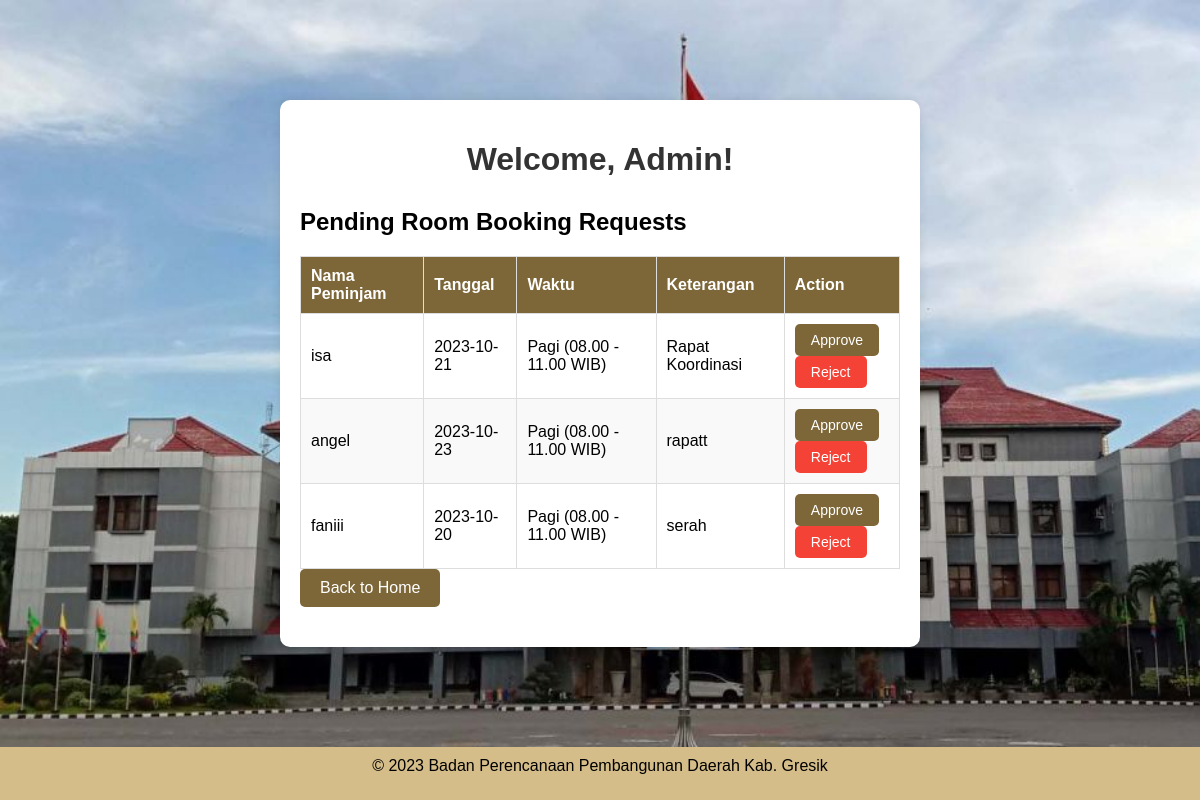
/admin.php (signed in), run on an earlier commit of the app's database.
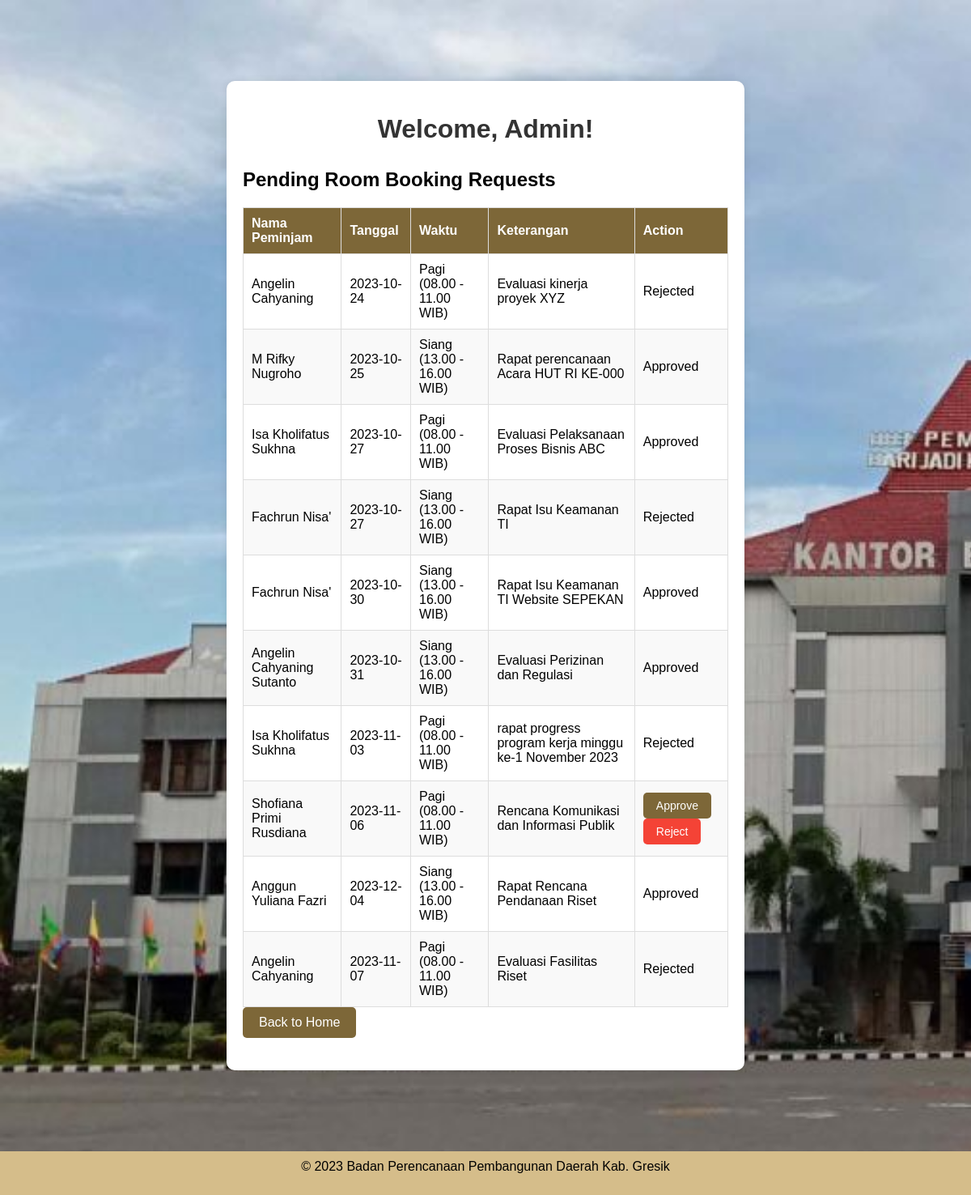
And on a later commit of the database.
### tables this page shows
CREATE TABLE `form` (
  `id` int(11) NOT NULL,
  `name` varchar(50) DEFAULT NULL,
  `date` date DEFAULT NULL,
  `time` varchar(30) DEFAULT NULL,
  `description` varchar(500) DEFAULT NULL,
  `status` varchar(15) NOT NULL
);

### admin.php (the view, shortened to what this page needs)
<?php
require "dbh.inc.php";
$query = "SELECT id, name, date, time, description, status FROM form";
$result = mysqli_query($koneksi, $query);
?>
<!DOCTYPE html>
<html>
<head>
    <link rel="stylesheet" type="text/css" href="style.css">
</head>
<body>
<div class="container admin">
<h1>Welcome, Admin!</h1>
        <div class="pending-requests">
            <h2>Pending Room Booking Requests</h2>
            <table>
                <thead>
                    <tr>
                        <th>Nama Peminjam</th>
                        <th>Tanggal</th>
                        <th>Waktu</th>
                        <th>Keterangan</th>
                        <th>Action</th>
                    </tr>
                </thead>
                <tbody>
                    <?php
                    while ($row = mysqli_fetch_assoc($result)) {
                        echo "<tr>";
                        echo "<td>" . $row['name'] . "</td>";
                        echo "<td>" . $row['date'] . "</td>";
                        echo "<td>" . $row['time'] . "</td>";
                        echo "<td>" . $row['description'] . "</td>";
                        echo '<td>';
                        if ($row['status'] == 'Approved' || $row['status'] == 'Rejected') {
                            echo $row['status'];
                        } else {
                            echo '<form method="post">';
                            echo '<button type="submit" class="approve-btn">Approve</button>';
                            echo '</form>';
                            echo '<form method="post">';
                            echo '<button type="submit" class="reject-btn">Reject</button>';
                            echo '</form>';
                        }
                        echo '</td>';
                        echo '</tr>';
                    }
                    ?>
                </tbody>
            </table>
            <div class="back-to-index">
            <a href="index.php" class="btn-back-to-index">Back to Home</a>
        </div>
        </div>
    </div>
</body>
<?php
require 'footer.php';
?>
</html>

### footer.php (shortened to what this page needs)
<footer class="footer"><center>
	&copy; 2023 Badan Perencanaan Pembangunan Daerah Kab. Gresik</p></center>
	 </footer>

### style.css (style rules this page uses)
body { font-family: Arial, sans-serif; margin: 0; padding: 0; background-color: #f5f5f5; background-image: url('Pemkab.jpg'); background-repeat: no-repeat; background-size: cover; }
.container { max-width: 600px; margin: 100px auto; padding: 20px; background-color: #fff; border-radius: 10px; box-shadow: 0 0 10px rgba(0, 0, 0, 0.1); text-align: center; }
.container h1 { margin-bottom: 30px; color: #333; }
.container.admin { max-width: 600px; margin: 100px auto; padding: 20px; background-color: #fff; border-radius: 10px; box-shadow: 0 0 10px rgba(0, 0, 0, 0.1); text-align: center; }
.container.admin h1 { margin-bottom: 30px; color: #333; }
.pending-requests { text-align: left; margin-bottom: 20px; }
.pending-requests table { width: 100%; border-collapse: collapse; }
.pending-requests th, .pending-requests td { border: 1px solid #ddd; padding: 10px; text-align: left; }
.pending-requests th { background-color: #7d6738; color: white; }
.pending-requests tr:nth-child(even) { background-color: #f9f9f9; }
.approve-btn, .reject-btn { padding: 8px 16px; margin-right: 10px; border: none; cursor: pointer; border-radius: 5px; font-size: 14px; }
.approve-btn { background-color: #7d6738; color: white; }
.reject-btn { background-color: #f44336; color: white; }
form { text-align: left; }
.btn-back-to-index { display: inline-block; padding: 10px 20px; font-size: 16px; text-decoration: none; color: #fff; background-color: #7d6738; border-radius: 5px; transition: background-color 0.3s; }
.footer { padding: 10px; margin: 0px; background-color: #d5bd8a; }

What changed in the data, as far as the page shows it:
removed form: name "isa", date "2023-10-21", time "Pagi (08.00 - 11.00 WIB)", description "Rapat Koordinasi"
removed form: name "angel", date "2023-10-23", time "Pagi (08.00 - 11.00 WIB)", description "rapatt"
removed form: name "faniii", date "2023-10-20", time "Pagi (08.00 - 11.00 WIB)", description "serah"
added form: name "Angelin Cahyaning", date "2023-10-24", time "Pagi (08.00 - 11.00 WIB)", description "Evaluasi kinerja proyek XYZ", status "Rejected"
added form: name "M Rifky Nugroho", date "2023-10-25", time "Siang (13.00 - 16.00 WIB)", description "Rapat perencanaan Acara HUT RI KE-000", status "Approved"
added form: name "Isa Kholifatus Sukhna", date "2023-10-27", time "Pagi (08.00 - 11.00 WIB)", description "Evaluasi Pelaksanaan Proses Bisnis ABC", status "Approved"
added form: name "Fachrun Nisa'", date "2023-10-27", time "Siang (13.00 - 16.00 WIB)", description "Rapat Isu Keamanan TI", status "Rejected"
added form: name "Fachrun Nisa'", date "2023-10-30", time "Siang (13.00 - 16.00 WIB)", description "Rapat Isu Keamanan TI Website SEPEKAN", status "Approved"
added form: name "Angelin Cahyaning Sutanto", date "2023-10-31", time "Siang (13.00 - 16.00 WIB)", description "Evaluasi Perizinan dan Regulasi", status "Approved"
added form: name "Isa Kholifatus Sukhna", date "2023-11-03", time "Pagi (08.00 - 11.00 WIB)", description "rapat progress program kerja minggu ke-1 November 2023", status "Rejected"
added form: name "Shofiana Primi Rusdiana", date "2023-11-06", time "Pagi (08.00 - 11.00 WIB)", description "Rencana Komunikasi dan Informasi Publik"
added form: name "Anggun Yuliana Fazri", date "2023-12-04", time "Siang (13.00 - 16.00 WIB)", description "Rapat Rencana Pendanaan Riset", status "Approved"
added form: name "Angelin Cahyaning", date "2023-11-07", time "Pagi (08.00 - 11.00 WIB)", description "Evaluasi Fasilitas Riset", status "Rejected"
